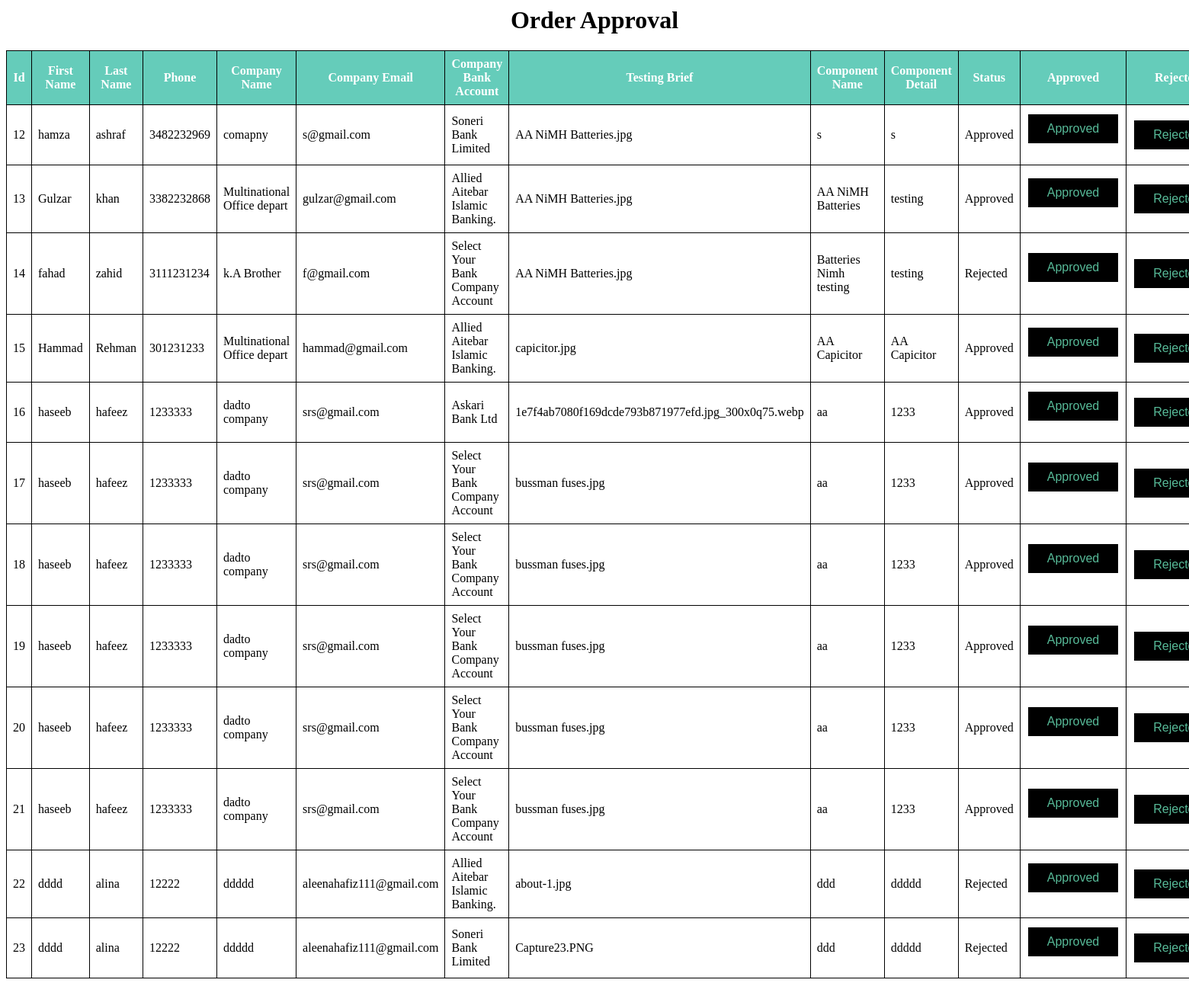
/admin/pages/orderapproval.php, run on the app's committed database.
### tables this page shows
CREATE TABLE `order_now` (
  `id` int(11) NOT NULL,
  `fisrt_name` varchar(100) DEFAULT NULL,
  `last_name` varchar(100) DEFAULT NULL,
  `phone` bigint(20) DEFAULT NULL,
  `company_name` varchar(100) DEFAULT NULL,
  `company_email` varchar(100) DEFAULT NULL,
  `company_bank_account` varchar(200) DEFAULT NULL,
  `testing_brief` varchar(250) DEFAULT NULL,
  `component_name` varchar(100) DEFAULT NULL,
  `component_detail` varchar(100) DEFAULT NULL,
  `status` varchar(100) DEFAULT 'Pending',
  `user_id` int(11) NOT NULL
);

### admin/pages/orderapproval.php (the view, shortened to what this page needs)
            <div class="container">
                <div class="row">
                        <div class="bg-light rounded h-50 w-100 p-4">
                            <h1>Order Approval</h1>
                            <table class="table border-dark">
                                <thead class="text-white" >
                                <tr >
                                        <th >Id</th>
                                        <th>First Name</th>
                                        <th>Last Name</th>
                                        <th>Phone</th>
                                        <th>Company Name</th>
                                        <th>Company Email</th>
                                        <th>Company Bank Account</th>
                                        <th>Testing Brief</th>
                                        <th>Component Name</th>
                                        <th>Component Detail</th>
                                        <th>Status</th>
                                        <th>Approved</th>
                                        <th>Rejected</th>
                                    </tr>
                                </thead>
                                    <?php
                                    include("connection.php");
              $select = "select order_now.*  from order_now,registration
                                    where registration.user_id = order_now.user_id";
                                    $selectRun = mysqli_query($connect,$select);
                                    if(mysqli_num_rows($selectRun))
                                    {
                                        while($data=mysqli_fetch_array($selectRun))
                                    {
                                          ?>
                                        <tr>
                                        <td> <?php  echo $data['id']?></td>
                                        <td> <?php  echo $data['fisrt_name']?></td>
                                        <td> <?php  echo $data['last_name']?></td>
                                        <td> <?php  echo $data['phone']?></td>
                                        <td> <?php  echo $data['company_name']?></td>
                                        <td> <?php  echo $data['company_email']?></td>
                                        <td> <?php  echo $data['company_bank_account']?></td>
                                        <td> <?php  echo $data['testing_brief']?></td>
                                        <td> <?php  echo $data['component_name']?></td>
                                        <td> <?php  echo $data['component_detail']?></td>
                                        <td> <?php  echo $data['status']?></td>
                                    <td>
                                    <form method="POST">
                                   <input class="btn " type="submit" value="Approved" name="approved">
                                    <td >
                                   <input  class="btn "type="submit" value="Rejected" name="rejected">
                                    </td>
                    </form>
                                    </td>
                                    </tr>
                                    <?php
                                    }}
                                    ?>
                            </table>
                            </div>
<br>
<br>

### admin/pages/orderapproval.php (style rules this page uses)
h1 { text-align:center; }
.table { width: 100%; border-collapse: collapse; }
.table th, .table td { border: 1px solid black; padding: 8px; transition: background-color 0.3s ease; }
.table thead { background-color: #65CCBA; color: #fff; }
.btn { background-color: black; border: none; color: #57ba98; padding: 10px 25px; text-align: center; text-decoration: none; display: inline-block; font-size: 16px; margin: 4px 2px; cursor: pointer; }

### data on the page
order_now: id "12", fisrt_name "hamza", last_name "ashraf", phone "3482232969", company_name "comapny", company_email "s@gmail.com", company_bank_account "Soneri Bank Limited", testing_brief "AA NiMH Batteries.jpg", component_name "s", component_detail "s", status "Approved"
order_now: id "13", fisrt_name "Gulzar", last_name "khan", phone "3382232868", company_name "Multinational Office depart", company_email "gulzar@gmail.com", company_bank_account "Allied Aitebar Islamic Banking.", testing_brief "AA NiMH Batteries.jpg", component_name "AA NiMH Batteries", component_detail "testing", status "Approved"
order_now: id "14", fisrt_name "fahad", last_name "zahid", phone "3111231234", company_name "k.A Brother", company_email "f@gmail.com", company_bank_account "Select Your Bank Company Account", testing_brief "AA NiMH Batteries.jpg", component_name "Batteries Nimh testing", component_detail "testing", status "Rejected"
order_now: id "15", fisrt_name "Hammad", last_name "Rehman", phone "301231233", company_name "Multinational Office depart", company_email "hammad@gmail.com", company_bank_account "Allied Aitebar Islamic Banking.", testing_brief "capicitor.jpg", component_name "AA Capicitor", component_detail "AA Capicitor", status "Approved"
order_now: id "16", fisrt_name "haseeb", last_name "hafeez", phone "1233333", company_name "dadto company", company_email "srs@gmail.com", company_bank_account "Askari Bank Ltd", testing_brief "1e7f4ab7080f169dcde793b871977efd.jpg_300x0q75.webp", component_name "aa", component_detail "1233", status "Approved"
order_now: id "17", fisrt_name "haseeb", last_name "hafeez", phone "1233333", company_name "dadto company", company_email "srs@gmail.com", company_bank_account "Select Your Bank Company Account", testing_brief "bussman fuses.jpg", component_name "aa", component_detail "1233", status "Approved"
order_now: id "18", fisrt_name "haseeb", last_name "hafeez", phone "1233333", company_name "dadto company", company_email "srs@gmail.com", company_bank_account "Select Your Bank Company Account", testing_brief "bussman fuses.jpg", component_name "aa", component_detail "1233", status "Approved"
order_now: id "19", fisrt_name "haseeb", last_name "hafeez", phone "1233333", company_name "dadto company", company_email "srs@gmail.com", company_bank_account "Select Your Bank Company Account", testing_brief "bussman fuses.jpg", component_name "aa", component_detail "1233", status "Approved"
order_now: id "20", fisrt_name "haseeb", last_name "hafeez", phone "1233333", company_name "dadto company", company_email "srs@gmail.com", company_bank_account "Select Your Bank Company Account", testing_brief "bussman fuses.jpg", component_name "aa", component_detail "1233", status "Approved"
order_now: id "21", fisrt_name "haseeb", last_name "hafeez", phone "1233333", company_name "dadto company", company_email "srs@gmail.com", company_bank_account "Select Your Bank Company Account", testing_brief "bussman fuses.jpg", component_name "aa", component_detail "1233", status "Approved"
order_now: id "22", fisrt_name "dddd", last_name "alina", phone "12222", company_name "ddddd", company_email "aleenahafiz111@gmail.com", company_bank_account "Allied Aitebar Islamic Banking.", testing_brief "about-1.jpg", component_name "ddd", component_detail "ddddd", status "Rejected"
order_now: id "23", fisrt_name "dddd", last_name "alina", phone "12222", company_name "ddddd", company_email "aleenahafiz111@gmail.com", company_bank_account "Soneri Bank Limited", testing_brief "Capture23.PNG", component_name "ddd", component_detail "ddddd", status "Rejected"
